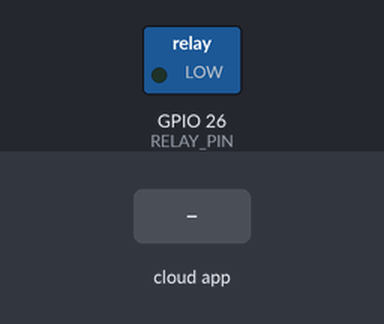
A sketch run on a simulated ESP32. On the bench: switched loads named in the sketch (green lamp = pin HIGH). The test bench sets the inputs (shaded band). What the sketch prints to the serial monitor is not drawn.

Above: at 2.7 s.
2.8 s: the phone or cloud app sets esp to ON
At 3.3 s:
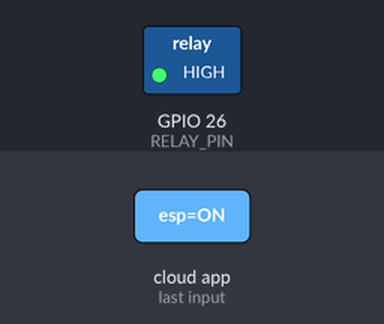
4.3 s: the phone or cloud app sets esp to OFF
At 5.8 s:
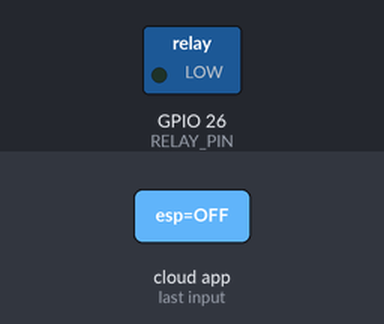
Timing chart, 0 to 7.3 s (numbered marks = the images above; inputs shaded):
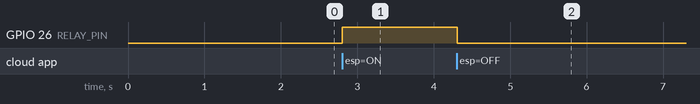

Measured:
- after the input at 2.8 s, GPIO 26 (RELAY_PIN): LOW → HIGH at once
- after the input at 4.3 s, GPIO 26 (RELAY_PIN): HIGH → LOW at once

The sketch:

task3_ifttt_relay.ino
```cpp
/* =========================================================
   Task 3 — IFTTT + Adafruit IO IoT Automation
   Same firmware as Task 2 — no change was needed on the ESP32.
   IFTTT writes "ON" / "OFF" into the same Adafruit IO feed "esp"
   through the REST API; Adafruit IO then publishes that value over
   MQTT and this sketch switches the relay exactly as it does for
   the dashboard toggle.
     Google Assistant scene "Bulb On"  -> IFTTT -> feed esp = "ON"
     Google Assistant scene "Bulb Off" -> IFTTT -> feed esp = "OFF"
   ========================================================= */

#include <AdafruitIO_WiFi.h>

/* ---------------- Credentials ---------------- */
#define WIFI_SSID   "YOUR_WIFI_SSID"
#define WIFI_PASS   "YOUR_WIFI_PASSWORD"
#define IO_USERNAME "YOUR_ADAFRUIT_IO_USERNAME"
#define IO_KEY      "YOUR_ADAFRUIT_IO_KEY"   // io.adafruit.com -> key icon

AdafruitIO_WiFi io(IO_USERNAME, IO_KEY, WIFI_SSID, WIFI_PASS);
AdafruitIO_Feed *esp = io.feed("esp");      // subscribes to <username>/feeds/esp

/* ---------------- Relay ---------------- */
#define RELAY_PIN 26
#define RELAY_ON  HIGH    // this relay module is active-HIGH
#define RELAY_OFF LOW

/* Called every time a new value arrives on the "esp" feed */
void handleESPMessage(AdafruitIO_Data *data) {
  String command = data->toString();
  command.trim();          // String::trim() and toUpperCase() modify in place
  command.toUpperCase();   // and return void, so they cannot be chained

  Serial.print("Received from feed: ");
  Serial.println(command);

  if (command == "ON") {
    digitalWrite(RELAY_PIN, RELAY_ON);
    Serial.println("BULB -> ON");
  } else if (command == "OFF") {
    digitalWrite(RELAY_PIN, RELAY_OFF);
    Serial.println("BULB -> OFF");
  }
}

void setup() {
  Serial.begin(115200);
  pinMode(RELAY_PIN, OUTPUT);
  digitalWrite(RELAY_PIN, RELAY_OFF);   // bulb OFF at boot

  esp->onMessage(handleESPMessage);     // register the callback before connecting

  Serial.print("Connecting to Adafruit IO");
  io.connect();
  while (io.status() < AIO_CONNECTED) {
    Serial.print(".");
    delay(500);
  }
  Serial.println();
  Serial.println(io.statusText());      // "Adafruit IO connected."

  esp->get();   // ask the broker for the last value, so the relay matches the dashboard after a reboot
}

void loop() {
  io.run();     // keeps the MQTT connection alive and dispatches incoming messages
}
```
